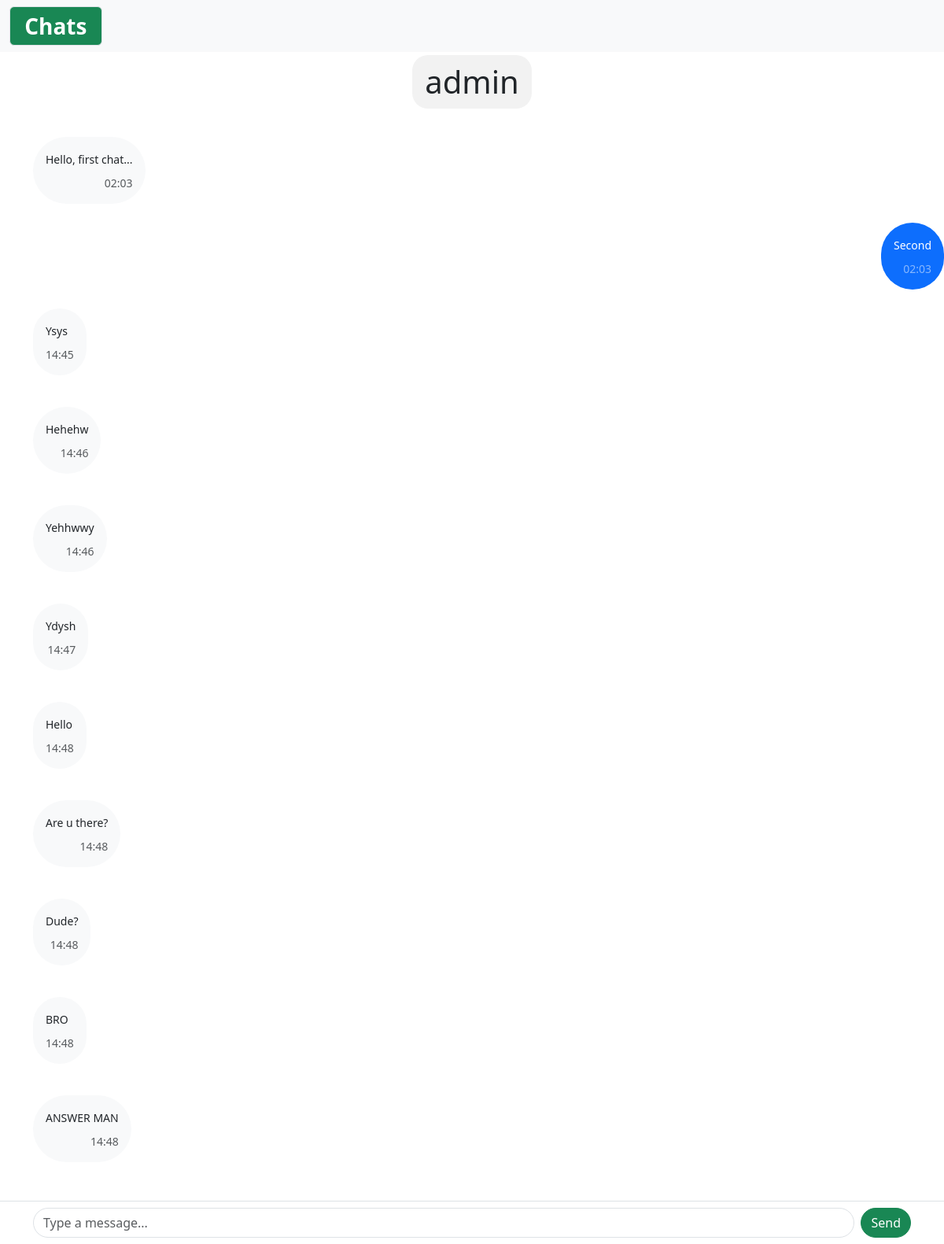
The page /chats/1/ (signed in) on the database its author committed.
### app/models.py (models this page shows, shortened)
class TextChat(models.Model):
    text = models.CharField(max_length=5000)
    sent_by = models.ForeignKey(User, on_delete=models.CASCADE,related_name='sent_by')
    recieve_by = models.ForeignKey(User, on_delete=models.CASCADE, related_name='recieve_by')
    sent_at = models.DateTimeField(auto_now_add=True)
    class Meta:
        verbose_name_plural = 'TextChats'

### app/views.py (the view)
# urls.py: path('<int:pk>/', ChatTextView.as_view(), name='chat_text'),
class ChatTextView(View):
    def get(self, request, pk):
        friend = User.objects.get(pk=pk)
        chats = TextChat.objects.filter(Q(sent_by=request.user, recieve_by=friend) | Q(sent_by=friend, recieve_by=request.user)).order_by('sent_at')
        context = {
            'chats': chats,
            'friend_username': friend.username,
            'friend_id': pk
        }
        return render(request, 'chats/chat_text.html', context)

### templates/chats/chat_text.html (shortened to what this page needs)
<!DOCTYPE html>
<html lang="en">
<head>
    <link href="https://cdn.jsdelivr.net/npm/bootstrap@5.3.8/dist/css/bootstrap.min.css" rel="stylesheet">
</head>
<body>
    <nav class="navbar bg-body-tertiary fixed-top">
  <div class="container-fluid">
    <a href="{% url 'chats:index' %}" class="badge navbar-brand text-nowrap bg-success border fs-3">Chats</a>
  </div>
</nav>
   <div style="text-align:center; margin-top:70px; margin-bottom:20px;">
  <span style="background-color:#f2f2f2; padding:10px 16px; border-radius:20px; display:inline-block;">
    <h1 class="h1 fs-1" style="margin:0;">{{ friend_username }}</h1>
  </span>
</div>
   <div id="chat-container" style="padding-bottom: 80px;">
  {% for chat in chats %}
    {% include 'chats/partials/text_partial.html' %}
  {% endfor %}
</div>
<form class="fixed-bottom bg-white p-2 border-top mt-2" id="message-form" data-id={{ friend_id }}>
  <div class="container">
    <div class="input-group">
      <input type="text" name="text" class="form-control rounded-pill message-input" id="message-input" placeholder="Type a message..." required>
      <button class="btn btn-success ms-2 rounded-pill" type="submit">Send</button>
    </div>
  </div>
</form>
</body>
</html>

### templates/chats/partials/text_partial.html
{% if chat.sent_by == request.user %}
    <div class="d-flex justify-content-end mb-2 overflow-wrap: break-word flex-grow: 1">
      <div class="bg-primary text-white p-3 rounded-pill" style="max-width: 70%;">
        <small>{{ chat.text }}</small>
        <div class="text-white-50 text-end small mt-2">{{ chat.sent_at|date:"H:i" }}</div>
      </div>
    </div>
  {% else %}
    <div class="container py-3 overflow-wrap: break-word flex-grow: 1">
      <div class="d-flex mb-2">
        <div class="bg-light text-dark p-3 rounded-pill" style="max-width: 70%;">
          <small>{{ chat.text }}</small>
          <div class="text-muted text-end small mt-2">{{ chat.sent_at|date:"H:i" }}</div>
        </div>
      </div>
    </div>
  {% endif %}

### rows shown on the page
TextChat: text "Hello, first chat...", sent_at "02:03"
TextChat: text "Second", sent_at "02:03"
TextChat: text "Ysys", sent_at "14:45"
TextChat: text "Hehehw", sent_at "14:46"
TextChat: text "Yehhwwy", sent_at "14:46"
TextChat: text "Ydysh", sent_at "14:47"
TextChat: text "Hello", sent_at "14:48"
TextChat: text "Are u there?", sent_at "14:48"
TextChat: text "Dude?", sent_at "14:48"
TextChat: text "BRO", sent_at "14:48"
TextChat: text "ANSWER MAN", sent_at "14:48"

### other values the page prints
{{ friend_username }} "admin"
